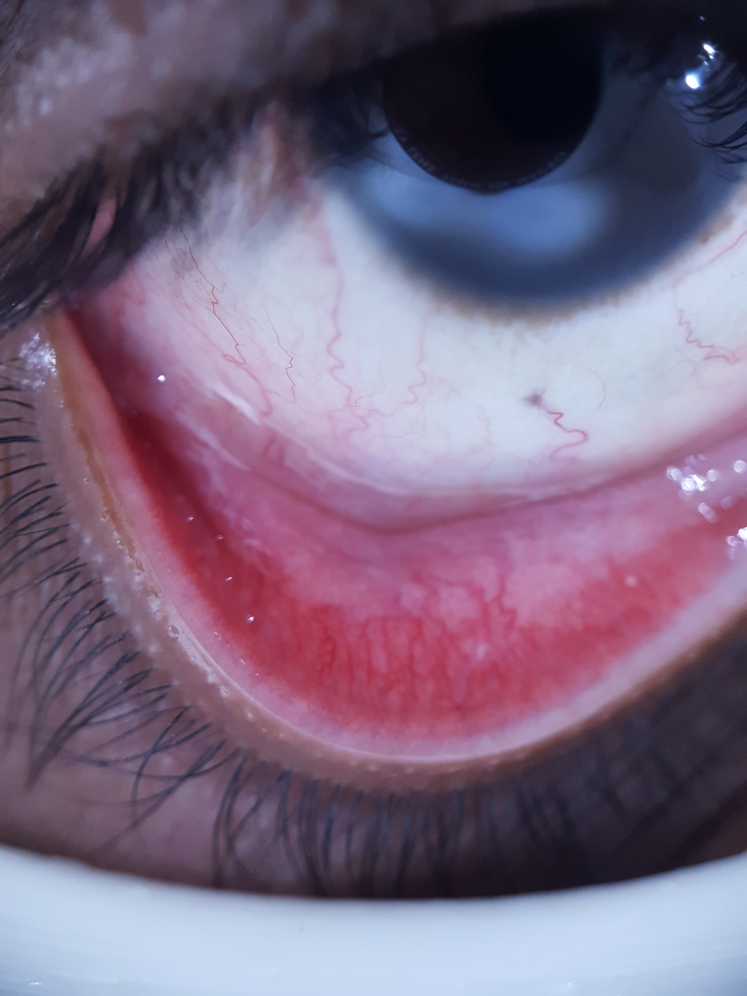
#> input picture database_sclere/Dataset indiano/1-Vishnu-20200118_164733/20200118_164733.jpg, 2988 x 3984 px (shown at 1/4 size)
$ python -i segmentation.py   (imports and definitions only)
#> lines starting #> are read from the running program, lines starting #| are printed output that depends on the picture; after the words box and inside, x2 and y2 are one past the last pixel; in counts of white or black regions, pixels touching at a corner belong together
#> further down, picture is the input picture: shape (3984, 2988, 3); mean B, G, R 127.9, 103.1, 121.8
import cv2
import numpy as np
from matplotlib import pyplot as plt
from operator import itemgetter
from .exposure import automatedMSRCR, preprocess
from . import norm_cuts as nc
from scipy import ndimage
from .threshold import threshold, refine

SHOW_NCUT = True
WRITE_STEPS = False
VERBOSE = False

# Define constants for LAB color space thresholds
L_min = 160
L_max = 211
L_25 = 193
L_75 = 180
A_min = 130
A_max = 145
A_25 = 139
A_75 = 135
B_min = 109
B_max = 123
B_25 = 118
B_75 = 114

# [46 lines left out: function segment, not called in this run]

def calcola_area_e_filtra(image, soglia_y=380):
#> called with soglia_y = 380
    image_backup = image.copy()
    image = cv2.cvtColor(image, cv2.COLOR_BGR2GRAY)
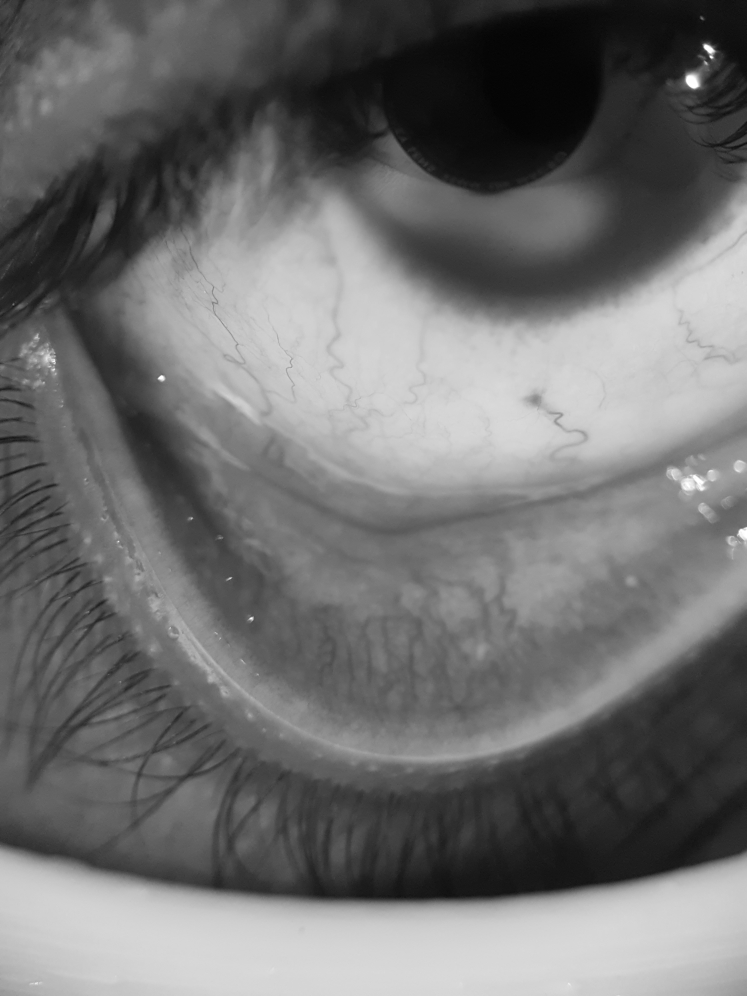
#> image: shape (3984, 2988) (shown at 1/4 size); min 1, max 255, mean 111.5

    # Thresholding the image
    image = np.where(image < 200, 0, image)
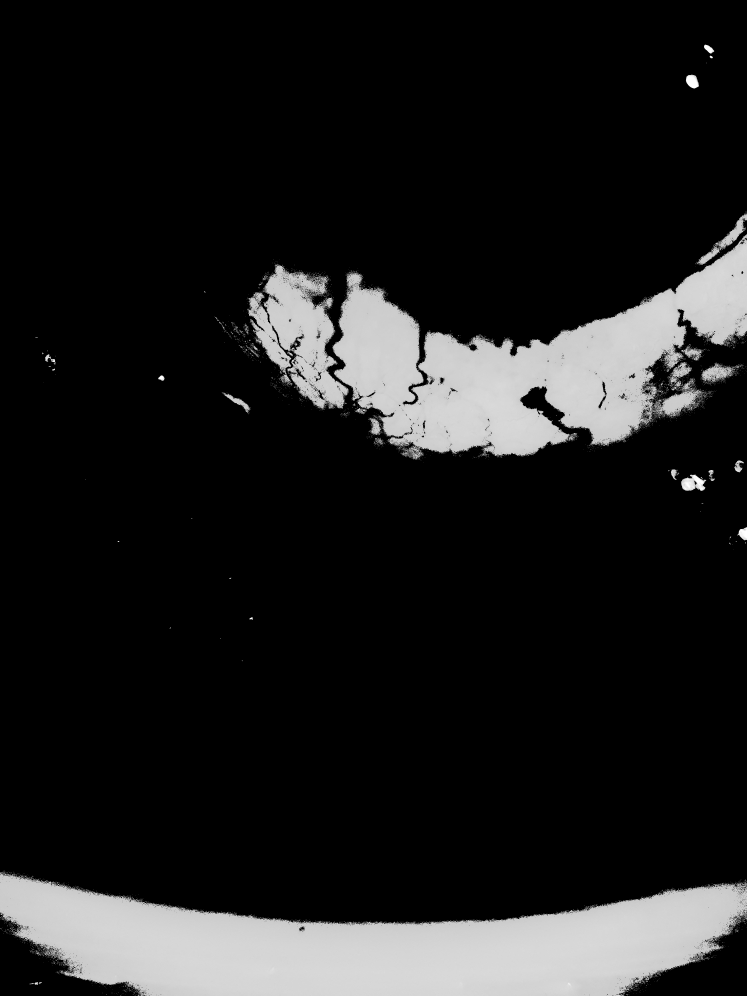
#> image: shape (3984, 2988) (shown at 1/4 size); min 0, max 255, mean 30.5
    image = np.where(image >= 200, 255, image)
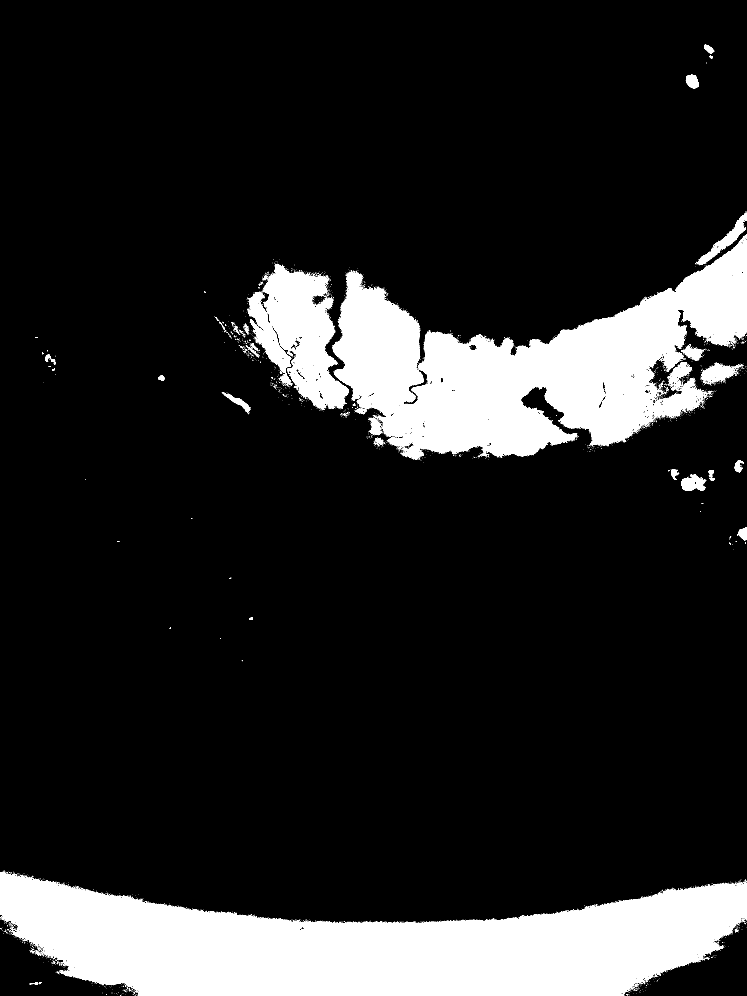
#> image: shape (3984, 2988) (shown at 1/4 size); 14.6% white; 5077 white regions (4974 under 20 px), largest, box (x1, y1, x2, y2) and area: (0, 3491, 2988, 3984) 912790, (1329, 938, 2988, 1839) 667688, (988, 1056, 1395, 1638) 113910

    # Connected component labeling
    labeled_image, num_labels = ndimage.label(image)
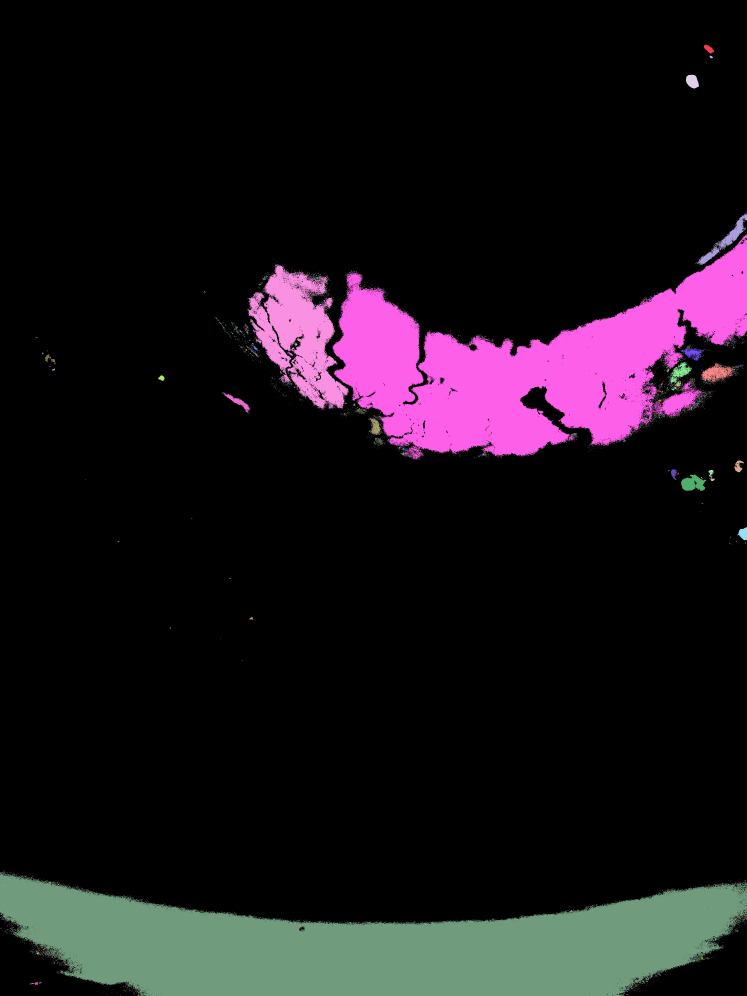
#> labeled_image: shape (3984, 2988) int32 (shown at 1/4 size); 7896 distinct labels, from 0 to 7895; one colour per label, 0 black
#> num_labels = 7895
    filtered_image = np.copy(image)
    filtered_image[filtered_image > soglia_y] = 0

    # Calculate sizes of connected components
    filtered_sizes = ndimage.sum(filtered_image, labeled_image, range(1, num_labels + 1))
#> filtered_sizes = 7895 values, max 232259355 at index 5851, min 255 at index 7, mean 56326.4

    if len(filtered_sizes) > 0:
        largest_area_index = np.argmax(filtered_sizes)
#> largest_area_index = 5851
        largest_area_mask = np.zeros_like(image)
        largest_area_mask[labeled_image == largest_area_index + 1] = 255

        # Masking the image to keep only the largest area
        image_output = cv2.bitwise_and(image_backup, image_backup, mask=largest_area_mask)
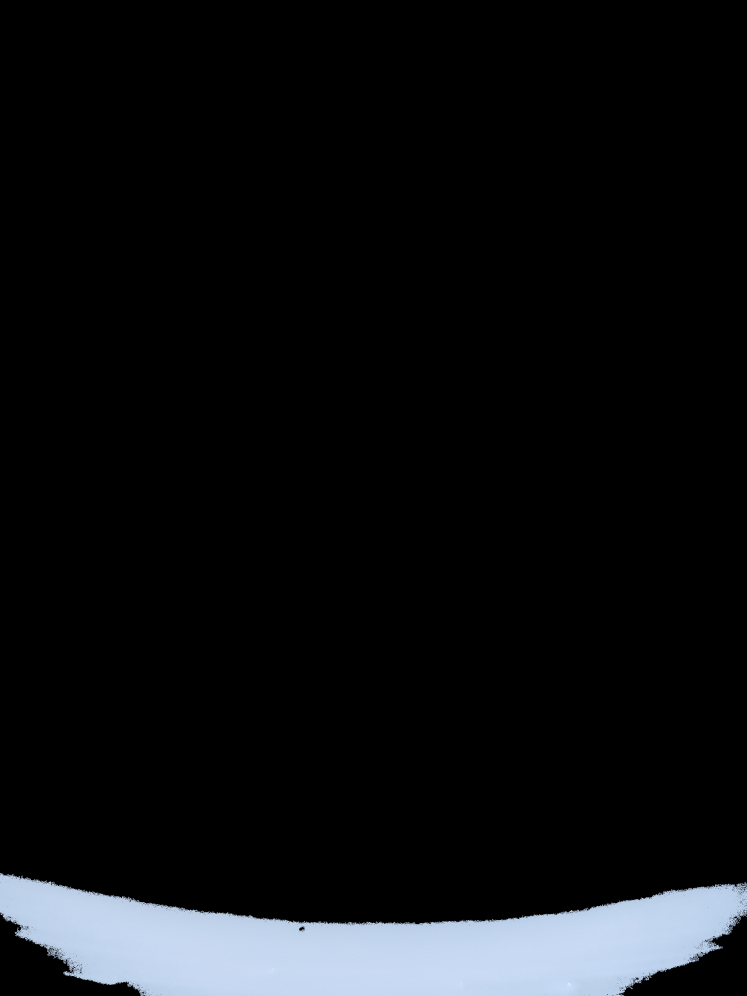
#> image_output: shape (3984, 2988, 3) (shown at 1/4 size); mean B, G, R 18.2, 16.3, 14.9
        return image_output
    else:
        return filtered_image

# [57 lines left out: functions suspect, improve_precision_ncut, not called in this run]

>>> import cv2
>>> picture = cv2.imread('../database_sclere/Dataset indiano/1-Vishnu-20200118_164733/20200118_164733.jpg')
>>> result = calcola_area_e_filtra(picture)
